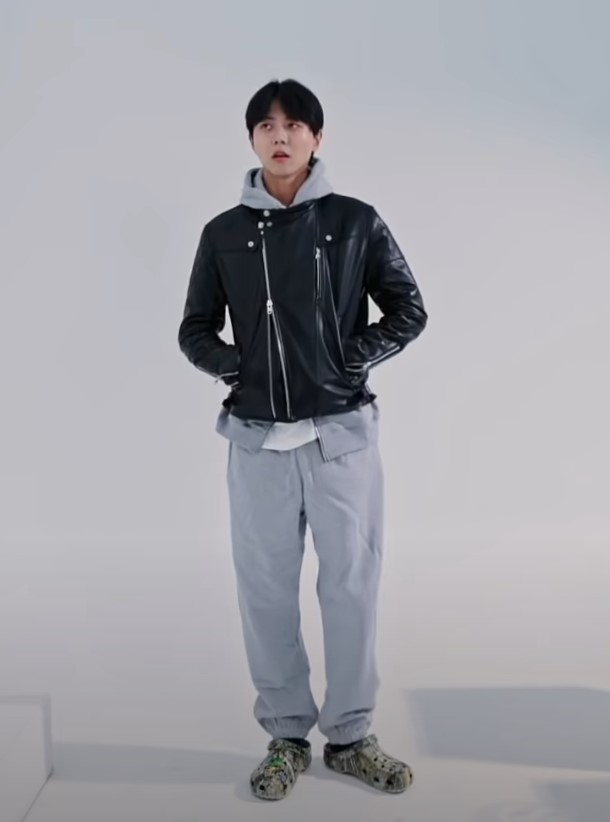
#> input picture RCC/imgs/wuze.jpg, 610 x 822 px
$ python color_extract.py
#> lines starting #> are read from the running program, lines starting #| are printed output that depends on the picture; after the words box and inside, x2 and y2 are one past the last pixel; in counts of white or black regions, pixels touching at a corner belong together
import cv2
import numpy as np

# [66 lines left out: function detect_color_in_roi, not called in this run]

def detect_color_without_mouse(x, y, image):

    # BGR에서 HSV로 변환
#> called with x = 50, y = 50
    hsv_img = cv2.cvtColor(image, cv2.COLOR_BGR2HSV)
#> hsv_img: shape (822, 610, 3); mean H, S, V 122.3, 18.2, 170.2
#> image is the input picture: shape (822, 610, 3); mean B, G, R 169.6, 163.4, 163.4

    # 마스크 생성 및 추출된 색상 영역 표시
    mask = np.zeros(hsv_img.shape[:2], dtype=np.uint8)
    roi_corners = np.array([[(x, y)]], dtype=np.int32)
    cv2.fillPoly(mask, roi_corners, 255)
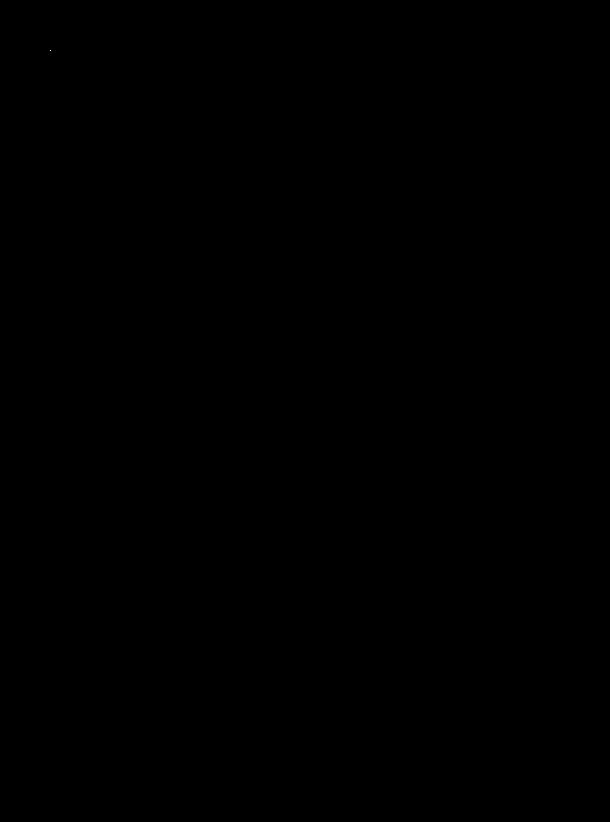
#> mask: shape (822, 610); 0% white in thin lines or dots, all inside (x1, y1, x2, y2) = (50, 50, 51, 51)
    color_extracted = cv2.bitwise_and(hsv_img, hsv_img, mask=mask)
#> color_extracted: shape (822, 610, 3); mean H, S, V 0, 0, 0

    # HSV to RGB
    color_extracted = cv2.cvtColor(color_extracted, cv2.COLOR_HSV2RGB)

    # 추출된 색상 영역에서 평균 색상 계산
    average_color = cv2.mean(color_extracted, mask=mask)
#> average_color = (185, 186, 191, 0)

    # 평균 색상 출력
    print(f"Average RGB values at {list(roi_corners[0][0])}: {average_color}")
#| Average RGB values at [50, 50]: (185.0, 186.0, 191.0, 0.0)

    # detecting_result.append((cnt, list(roi_corners[0][0]), average_color))
    return average_color

# 함수 호출 예시
if __name__ == '__main__':
    image_path = 'RCC/imgs/wuze.jpg'
    result = detect_color_without_mouse(50, 50, cv2.imread(image_path, 1))
#> result = (185, 186, 191, 0)
    print(result)
#| (185.0, 186.0, 191.0, 0.0)
